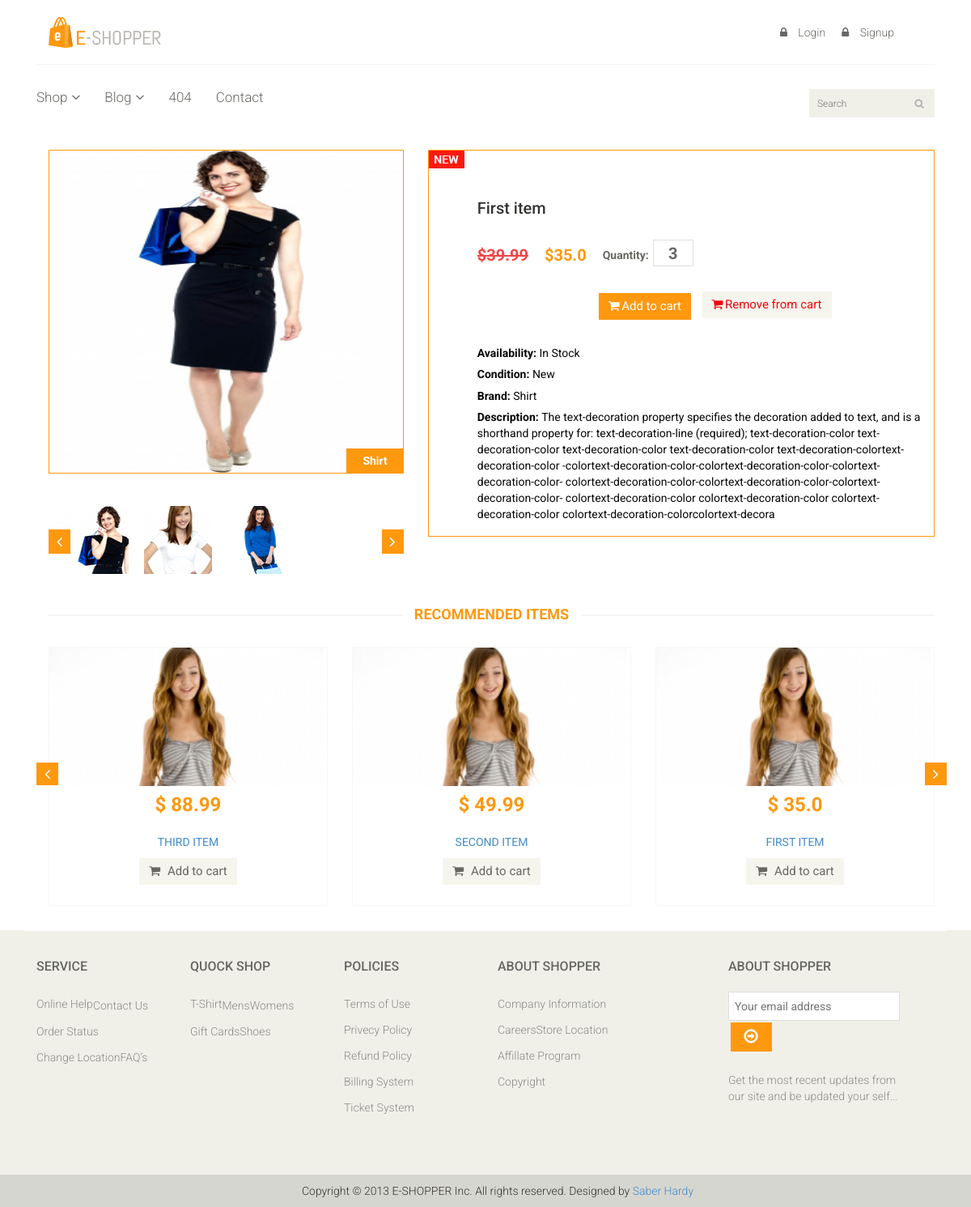
Before: /detail/test-product-1/ with the older database file.
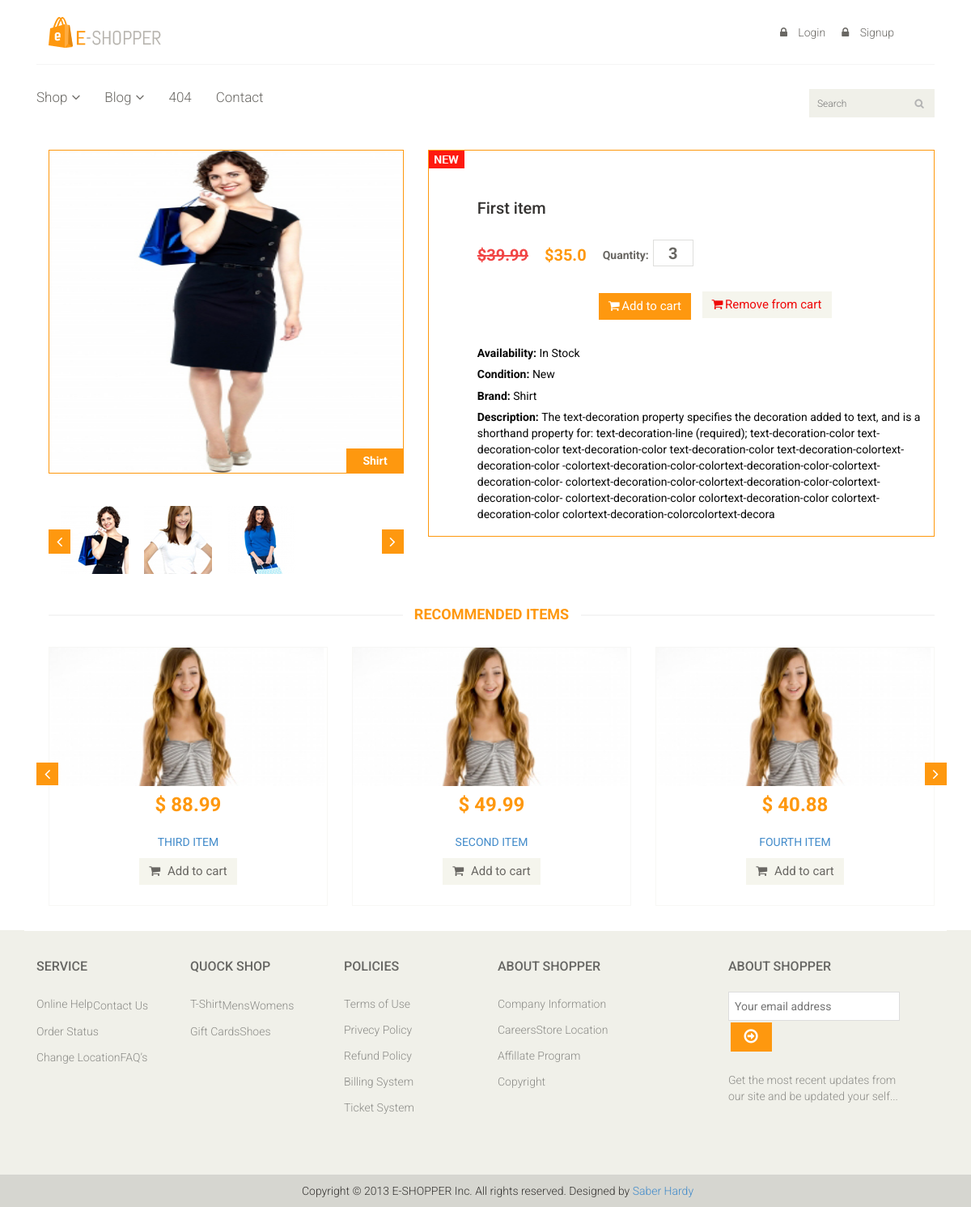
After: the same page with the newer database file.
### eshop_app/models.py (models this page shows, shortened)
class Item(models.Model):
    title = models.CharField(max_length=100)
    price = models.FloatField()
    discount_price = models.FloatField(blank=True, null=True)
    category = models.CharField(max_length=100, choices=CATEGORY_CHOICES)
    label = models.CharField(max_length=100, choices=LABEL_CHOICES)
    slug = models.SlugField()
    description = models.TextField()
    def get_add_to_cart_url(self):
        return reverse("shopapp:add_to_cart", kwargs={
            'slug': self.slug
        })
    def get_remove_from_cart(self):
        return reverse("shopapp:remove_from_cart", kwargs={
            'slug': self.slug
        })

### eshop_app/views.py (the view)
# urls.py: path('detail/<str:slug>/', views.ItemDetailView.as_view(), name='product'),
class ItemDetailView(DetailView):
    model = Item
    template_name = 'eshop_app/product-details.html'
    def get_context_data(self, **kwargs):
        context = super(ItemDetailView, self).get_context_data(**kwargs)
        recommended_items = Item.objects.order_by('-title')[:3]
        context.update({
            'recommended_items': recommended_items
        })
        return context

### templates/eshop_app/product-details.html (shortened to what this page needs)
{% extends 'eshop_app/base.html' %}
{% load static %}
{% block content %}
    <section>
        <div class="container">
            <div class="row">
                <div class="col-sm-12 padding-right">
                    <div class="product-details">
                        <div class="col-sm-5">
                            <div class="view-product">
                                <img src="{% static 'images/product-details/1.jpg' %}" alt=""/>
                                <h3>{{ object.get_category_display }}</h3>
                            </div>
                            <div id="similar-product" class="carousel slide" data-ride="carousel">
                                <div class="carousel-inner">
                                    <div class="item active">
                                        <a href=""><img src="{% static 'images/product-details/similar1.jpg' %}" alt=""></a>
                                        <a href=""><img src="{% static 'images/product-details/similar2.jpg' %}" alt=""></a>
                                        <a href=""><img src="{% static 'images/product-details/similar3.jpg' %}" alt=""></a>
                                    </div>
                                </div>
                                <a class="left item-control" href="#similar-product" data-slide="prev">
                                    <i class="fa fa-angle-left"></i>
                                </a>
                                <a class="right item-control" href="#similar-product" data-slide="next">
                                    <i class="fa fa-angle-right"></i>
                                </a>
                            </div>
                        </div>
                        <div class="col-sm-7">
                            <div class="product-information">
                                <img src="{% static 'images/product-details/new.jpg' %}" class="newarrival" alt=""/>
                                <h2>{{ object.title|capfirst }}</h2>
                                <span>
                                   {% if item.discount_price %}
                                       <span class="line-throw">${{ item.price }}</span>
                                       <span>${{ item.discount_price }}</span>
                                   {% else %}
                                       <span>${{ item.price }}</span>
                                   {% endif %}
                                    <label>Quantity:</label><input type="text" value="3"/>
                                    <br>
                                    <br>
									<a href="{{ object.get_add_to_cart_url }}" type="button"
                                       class="btn btn-fefault cart">
										<i class="fa fa-shopping-cart mr-1"></i>Add to cart
									</a>
                                    <a href="{{ object.get_remove_from_cart }}" type="button"
                                       class="btn btn-danger remove_from_cart mt-3 ml-3">
										<i class="fa fa-shopping-cart mr-1"></i>Remove from cart
									</a>
								</span>
                                <p><b>Availability: </b> In Stock</p>
                                <p><b>Condition: </b> New</p>
                                <p><b>Brand: </b> {{ object.get_category_display }}</p>
                                <p><b>Description: </b>{{ object.description|slice:850 }}
                                </p>
                            </div>
                        </div>
                    </div>
                    <div class="recommended_items">
                        <h2 class="title text-center">Recommended items</h2>
                        <div id="recommended-item-carousel" class="carousel slide" data-ride="carousel">
                            <div class="carousel-inner">
                                <div class="item active">
                                    {% for item in recommended_items %}
                                        <div class="col-sm-4">
                                            <div class="product-image-wrapper">
                                                <div class="single-products">
                                                    <div class="productinfo text-center">
                                                        <img src="{% static 'images/home/recommend1.jpg' %}" alt=""/>
                                                        <h2>${% if item.discount_price %}
                                                            {{ item.discount_price }}
                                                        {% else %}
                                                            {{ item.price }}
                                                        {% endif %}
                                                        </h2>
                                                        <p>{{ item.title|upper }}</p>
                                                        <a href="{% url 'shopapp:add_to_cart' item.slug %}" type="button" class="btn btn-default add-to-cart">
                                                            <i class="fa fa-shopping-cart"></i>
                                                            Add to cart
                                                        </a>
                                                    </div>
                                                </div>
                                            </div>
                                        </div>
                                    {% endfor %}
                                </div>
                            </div>
                            <a class="left recommended-item-control" href="#recommended-item-carousel"
                               data-slide="prev">
                                <i class="fa fa-angle-left"></i>
                            </a>
                            <a class="right recommended-item-control" href="#recommended-item-carousel"
                               data-slide="next">
                                <i class="fa fa-angle-right"></i>
                            </a>
                        </div>
                    </div>
                </div>
            </div>
        </div>
    </section>
{% endblock %}

### templates/eshop_app/base.html (shortened to what this page needs)
{% load static %}
<!DOCTYPE html>
<html lang="en">
<head>
    <link href="https://cdn.jsdelivr.net/npm/bootstrap@5.1.3/dist/css/bootstrap.min.css" rel="stylesheet"
>
    <link rel="stylesheet" href="https://cdn.jsdelivr.net/npm/bootstrap-icons@1.8.1/font/bootstrap-icons.css">
    <link href="https://use.fontawesome.com/releases/v5.0.13/css/all.css" rel="stylesheet"/>
    <link href="https://maxcdn.bootstrapcdn.com/bootstrap/4.0.0/css/bootstrap.min.css" rel="stylesheet"/>
    <link href="{% static 'css/bootstrap.min.css' %}" rel="stylesheet">
    <link href="{% static 'css/font-awesome.min.css' %}" rel="stylesheet">
    <link href="{% static 'css/prettyPhoto.css' %}" rel="stylesheet">
    <link href="{% static 'css/price-range.css' %}" rel="stylesheet">
    <link href="{% static 'css/animate.css' %}" rel="stylesheet">
    <link href="{% static 'css/main.css' %}" rel="stylesheet">
    <link href="{% static 'css/responsive.css' %}" rel="stylesheet">
</head>
<body>
{% include 'eshop_app/header.html' %}
{% block content %}
{% endblock %}
<footer id="footer">
    <div class="footer-widget">
        <div class="container">
            <div class="row">
                <div class="col-sm-2">
                    <div class="single-widget">
                        <h2>Service</h2>
                        <ul class="nav nav-pills nav-stacked">
                            <li><a href="#">Online Help</a></li>
                            <li><a href="#">Contact Us</a></li>
                            <li><a href="#">Order Status</a></li>
                            <li><a href="#">Change Location</a></li>
                            <li><a href="#">FAQ’s</a></li>
                        </ul>
                    </div>
                </div>
                <div class="col-sm-2">
                    <div class="single-widget">
                        <h2>Quock Shop</h2>
                        <ul class="nav nav-pills nav-stacked">
                            <li><a href="#">T-Shirt</a></li>
                            <li><a href="#">Mens</a></li>
                            <li><a href="#">Womens</a></li>
                            <li><a href="#">Gift Cards</a></li>
                            <li><a href="#">Shoes</a></li>
                        </ul>
                    </div>
                </div>
                <div class="col-sm-2">
                    <div class="single-widget">
                        <h2>Policies</h2>
                        <ul class="nav nav-pills nav-stacked">
                            <li><a href="#">Terms of Use</a></li>
                            <li><a href="#">Privecy Policy</a></li>
                            <li><a href="#">Refund Policy</a></li>
                            <li><a href="#">Billing System</a></li>
                            <li><a href="#">Ticket System</a></li>
                        </ul>
                    </div>
                </div>
                <div class="col-sm-2">
                    <div class="single-widget">
                        <h2>About Shopper</h2>
                        <ul class="nav nav-pills nav-stacked">
                            <li><a href="#">Company Information</a></li>
                            <li><a href="#">Careers</a></li>
                            <li><a href="#">Store Location</a></li>
                            <li><a href="#">Affillate Program</a></li>
                            <li><a href="#">Copyright</a></li>
                        </ul>
                    </div>
                </div>
                <div class="col-sm-3 col-sm-offset-1">
                    <div class="single-widget">
                        <h2>About Shopper</h2>
                        <form action="#" class="searchform">
                            <input type="text" placeholder="Your email address"/>
                            <button type="submit" class="btn btn-default mt-1 ml-1"><i
                                    class="fa fa-arrow-circle-o-right"></i>
                            </button>
                            <p>Get the most recent updates from <br/>our site and be updated your self...</p>
                        </form>
                    </div>
                </div>
            </div>
        </div>
    </div>
    <div class="footer-bottom">
        <div class="container">
            <div class="row">
                <p class="pull-left text-center">
                    Copyright © 2013 E-SHOPPER Inc. All rights reserved. Designed by
                    <a target="_blank" href="">Saber Hardy</a>
                </p>
            </div>
        </div>
    </div>
</footer>
</body>
</html>

### templates/eshop_app/header.html (shortened to what this page needs)
{% load static %}
{% load cart_template_tags %}
<header id="header">
    <div class="header-middle">
        <div class="container">
            <div class="row">
                <div class="col-md-4 clearfix">
                    <div class="logo pull-left">
                        <a href="{% url 'shopapp:home' %}"><img src="{% static 'images/home/logo.png' %}" alt=""/></a>
                    </div>
                </div>
                <div class="col-md-8 clearfix">
                    <div class="shop-menu clearfix pull-right">
                        <ul class="nav navbar-nav">
                            {% if user.is_authenticated %}
                                <li><a href="{% url 'shopapp:checkout' %}"><i class="fa fa-crosshairs"></i> Checkout</a></li>
                                <li><a href=""><i class="fa fa-user"></i>Account</a></li>
                                <li>
                                    <a href="{% url 'shopapp:order_summary' %}">
                                    <span class="badge badge-danger badge-cart-count">
                                        {{ request.user|cart_item_cart }}
                                    </span>
                                        <i class="fa fa-shopping-cart"></i>Cart
                                    </a>
                                </li>
                                <li><a href="{% url 'account_logout' %}"><i class="bi bi-box-arrow-right"></i>Logout</a>
                                </li>
                            {% else %}
                                <li><a href="{% url 'account_login' %}"><i class="fa fa-lock"></i> Login</a></li>
                                <li><a href="{% url 'account_signup' %}"><i class="fa fa-lock"></i> Signup</a></li>
                            {% endif %}
                        </ul>
                    </div>
                </div>
            </div>
        </div>
    </div>
    <div class="header-bottom">
        <div class="container">
            <div class="row">
                <div class="col-sm-9">
                    <div class="mainmenu pull-left">
                        <ul class="nav navbar-nav collapse navbar-collapse">
                            <li class="dropdown"><a href="#">Shop<i class="fa fa-angle-down"></i></a>
                            </li>
                            <li class="dropdown"><a href="#">Blog<i class="fa fa-angle-down"></i></a>
                            </li>
                            <li><a href="{% url 'shopapp:err404' %}">404</a></li>
                            <li><a href="{% url 'shopapp:contact' %}">Contact</a></li>
                        </ul>
                    </div>
                </div>
                <div class="col-sm-3">
                    <div class="search_box pull-right">
                        <input type="text" placeholder="Search"/>
                    </div>
                </div>
            </div>
        </div>
    </div>
</header>

Changed rows visible on the page:
no longer on one of the page's lists (row unchanged): Item: discount_price "35.0", title "FIRST ITEM"
added Item: discount_price "40.88", title "FOURTH ITEM"
